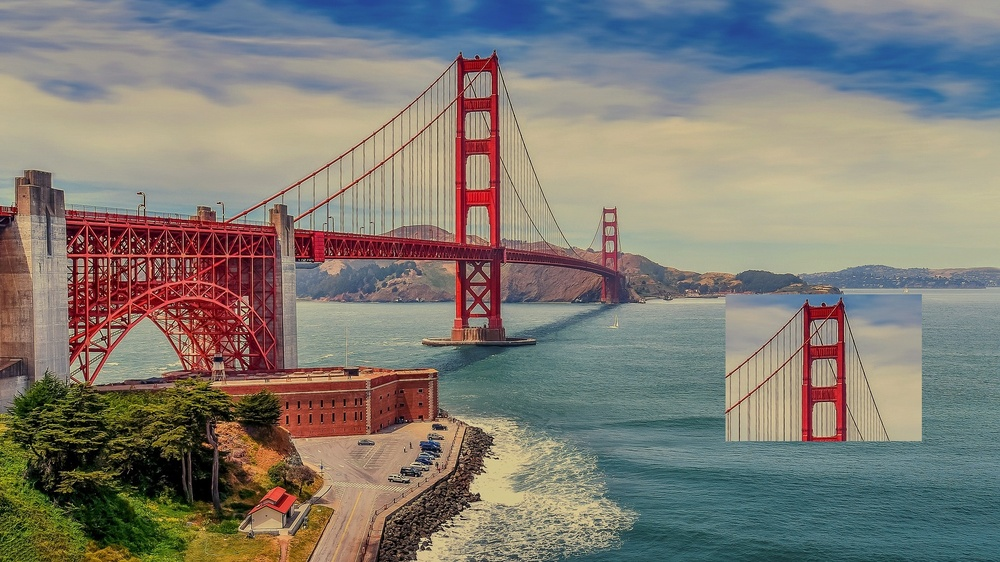
#> input picture original_golden_bridge.jpg, 1000 x 562 px, shrunk from 1920 x 1079 before the run
$ python cloneDetection2.py original_golden_bridge.jpg
#> lines starting #> are read from the running program, lines starting #| are printed output that depends on the picture
import cv2
import numpy as np
import sys
import matplotlib.pyplot as plt

SOURCE_IMAGE=sys.argv[1]
img = cv2.imread(SOURCE_IMAGE)
#> img is the input picture: shape (562, 1000, 3); mean B, G, R 116.5, 124.3, 128.3

width = img.shape[0]
#> width = 562
height = img.shape[1]
#> height = 1000
channels = img.shape[2]
#> channels = 3

gray_img = cv2.cvtColor(img, cv2.COLOR_BGR2GRAY)
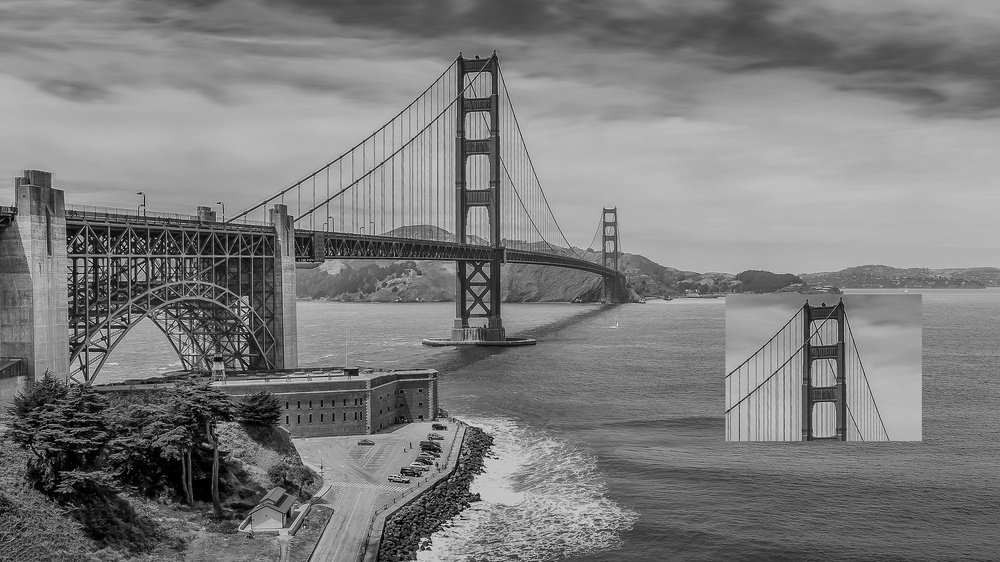
#> gray_img: shape (562, 1000); min 0, max 243, mean 124.6

akaze = cv2.AKAZE_create()
keypoints = akaze.detect(gray_img, None)
#> keypoints = 1602 keypoints; strongest (x, y, size): (477, 125, 16.1), (823, 373, 16.1), (430, 447, 11.4), (481, 441, 16.1)
keypoints, descriptors = akaze.compute(gray_img, keypoints)

FLANN_INDEX_KDTREE = 0
index_params = dict(algorithm = FLANN_INDEX_KDTREE, trees = 5)
search_params = dict(checks=50)   # or pass empty dictionary


matcher = cv2.DescriptorMatcher_create(cv2.DescriptorMatcher_BRUTEFORCE_HAMMING)
matches = matcher.knnMatch(descriptors, descriptors, 2)
#> matches = 1602 matches

# [6 lines of commented-out code are left out]
good = []
counter = 0
matchImg = img;
for m,n in matches:
    print('hello')
    k1 = keypoints[m.trainIdx];
    k2 = keypoints[m.queryIdx];
    print (k1.pt)
    print (k2.pt)
    if k1 == k2:
      continue;
    print (k1.pt)
    print (k2.pt)
    cv2.line(matchImg, (int(k1.pt[0]),int(k1.pt[1])), (int(k2.pt[0]),int(k2.pt[1])), (0,255,0), 2)
    print(counter)
    if counter == 100:
      break;
    counter +=1
#> this loop made 1602 passes
#> k2 on passes 1 to 3: keypoint at (471.8, 57), size 4.8, keypoint at (481.5, 56.6), size 4.8, keypoint at (465.4, 77), size 4.8
#> (printed output is left out)
#> after the loop, counter = 0

outImg	=	cv2.drawMatchesKnn(	gray_img, keypoints, gray_img, keypoints, matches[:10], None, flags=cv2.DRAW_MATCHES_FLAGS_NOT_DRAW_SINGLE_POINTS )
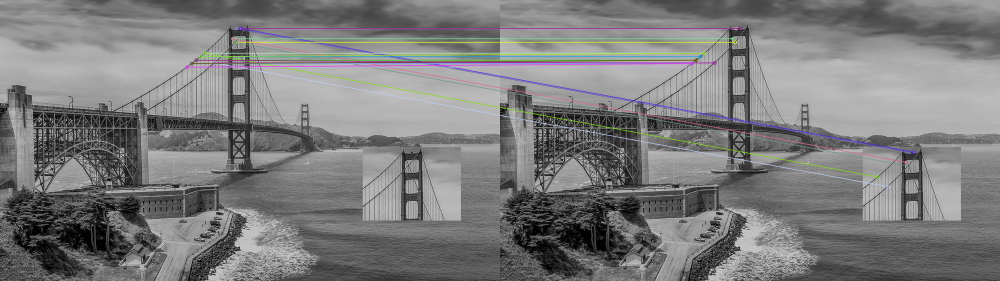
#> outImg: shape (562, 2000, 3) (shown at 1/2 size); mean of channels 0, 1, 2 124.6, 124.5, 124.5; drawn as B, G, R
#out_img = cv2.drawKeypoints(gray_img, keypoints, descriptors, color=(255, 0, 255), flags=cv2.DRAW_MATCHES_FLAGS_DRAW_RICH_KEYPOINTS)
plt.figure(1)
#plt.imshow(outImg)
plt.imshow(matchImg)
plt.show()
